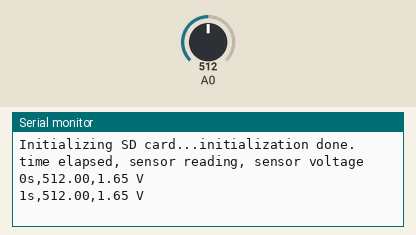
A sketch run on a simulated Arduino Uno, built with avr-gcc and run on an emulated ATmega328P. Parts: the last lines printed to the serial monitor. The inputs (shaded band) are chosen by the test bench; at power-on: A0 = 512. Storage starts empty.

Above: at 1.8 s.
1.9 s: A0 set to 716
At 2.9 s:
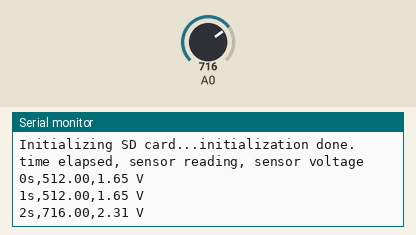
3.4 s: A0 set to 900
At 4.6 s:
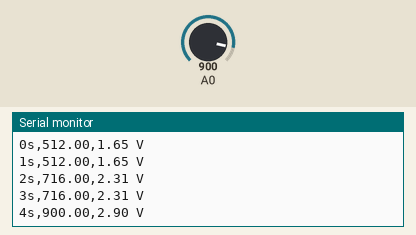
Timing chart, 0 to 6.4 s (numbered marks = the images above; inputs shaded):
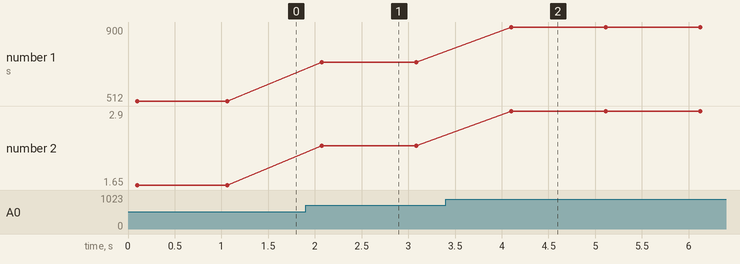

Measured:
- after the input at 1.9 s, the serial monitor: prints a new line after 0.17 s (image 1)
- after the input at 3.4 s, the serial monitor: prints a new line after 0.70 s (image 2)
- plotted number 1: 512 → 716 after the input at 1.9 s, 716 → 900 after the input at 3.4 s
- plotted number 2: 1.65 → 2.31 after the input at 1.9 s, 2.31 → 2.9 after the input at 3.4 s

The sketch:

CJMCU_UVsensor_toSD_ExampleCode.ino
```cpp
#include <SPI.h>
#include <SD.h>

File myFile;

void setup()
{
  Serial.begin(9600);
  while (!Serial) {
    ;
  }

  Serial.print("Initializing SD card...");

  if (!SD.begin(10)) {
    Serial.println("initialization failed!");
    while(1);
  }
Serial.println("initialization done.");

Serial.println("time elapsed, sensor reading, sensor voltage");
Serial.println("");
}

void loop()
{
  float sensorVoltage;
  float sensorValue;

  myFile = SD.open("data.csv", FILE_WRITE);

  sensorValue = analogRead(A0);
  sensorVoltage = sensorValue/1024*3.3;
  Serial.print(millis()/1000);
  Serial.print("s,");
  Serial.print(sensorValue);
  Serial.print(",");
  Serial.print(sensorVoltage);
  Serial.println(" V");

  myFile.print(millis()/1000);
  myFile.print("s,");
  myFile.print(sensorValue);
  myFile.print(",");
  myFile.print(sensorVoltage);
  myFile.println(" V");

  Serial.println();
  myFile.close() ;
  delay(1000); //wait 1 second
}
```
